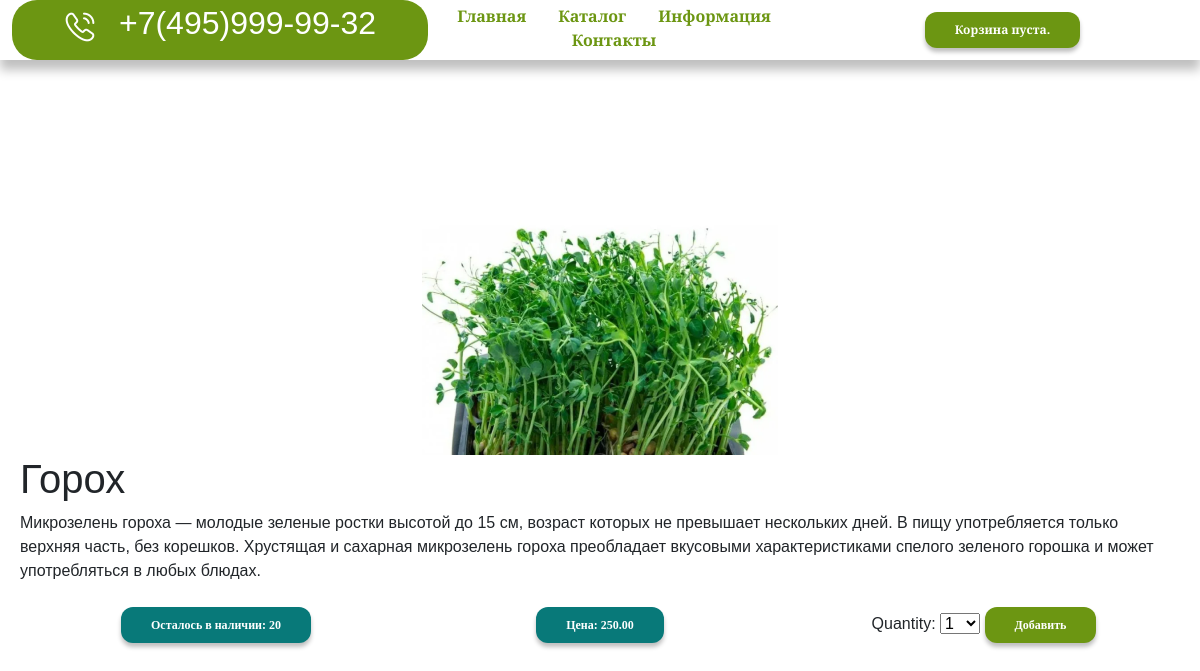
/id=5/goroh, run on the app's committed database.
### shop/models.py (models this page shows, shortened)
class Product(models.Model):
    category = models.ForeignKey(Category, related_name='products', on_delete=models.CASCADE)
    name = models.CharField(max_length=200, db_index=True)
    slug = models.SlugField(max_length=200, db_index=True)
    image = models.ImageField(upload_to='products/%Y/%m/%d', blank=True)
    description = models.TextField(blank=True)
    price = models.DecimalField(max_length=0, decimal_places=2, max_digits=10)
    stock = models.PositiveIntegerField()
    available = models.BooleanField(default=True)
    created = models.DateTimeField(auto_now_add=True)
    update = models.DateTimeField(auto_now=True)
    class Meta:
        ordering = ('name', )
        verbose_name = 'Товар'
        verbose_name_plural = 'Товары'
        index_together = (('id', 'slug'), )

### shop/views.py (the view)
# urls.py: path('id=<id>/<slug>', views.product_detail, name='product_detail'),
def product_detail(request, id, slug):
    product = get_object_or_404(Product,
                                id=id,
                                slug=slug,
                                available=True)
    cart_product_form = CartAddProductForm()
    return render(request, 'shop/product/detail.html', {'product_info': product,
                                                        'cart_product_form': cart_product_form})

### cart/forms.py
class CartAddProductForm(forms.Form):
    quantity = forms.TypedChoiceField(choices=PRODUCT_QUANTITY_CHOICES, coerce=int)
    update = forms.BooleanField(required=False, initial=False, widget=forms.HiddenInput)

### cart/cart.py (called while the page is built)
    def __len__(self):
        return sum(item['quantity'] for item in self.cart.values())

### cart/context_processors.py (called while the page is built)
def cart(request):
    return {'cart': Cart(request)}

### shop/templates/shop/product/detail.html (shortened to what this page needs)
{% extends "shop/base.html" %}
{% load static %}
{% block content %}
    <div class="container-xxl product_detail_cart">
      <div class="product_detail_cart d-block p-2">
        <div class="text-center">
          <img class="product_detail_cart_image" src="{% if product_info.image %}{{ product_info.image.url }}{% else %}{% static "img/no_image.png" %}{% endif %}" alt="">
        </div>
        <h1 class="product_detail_cart_name">{{ product_info.name }}</h1>
        <p class="product_detail_cart_description">{{ product_info.description }}</p>
      </div>
      <div class="container-fluid d-flex justify-content-between  text-center">
        <div class="col">
          <p class="product_detail_cart_stock"><button class="price_button">Осталось в наличии: {{ product_info.stock }}</button></p>
        </div>
        <div class="col">
          <p class="product_detail_cart_price"><button class="price_button">Цена: {{ product_info.price }}</button></p>
        </div>
        <div class="col">
            <form  action="{% url "cart:cart_add" product_info.id %}" method="post">
                {{ cart_product_form }}
                <input class="add_product_button" type="submit" value="Добавить">
            </form>
        </div>
      </div>
    </div>
{% endblock %}

### shop/static/css/base.css (style rules this page uses)
* { font-family: "Alegreya Sans", sans-serif; }
.add_product_button { background-color: rgba(108, 150, 18, 1); color: white; padding: 10px 30px; border-radius: 12px; border-style: none; font-family: "Alegreya"; font-style: normal; font-weight: 700; font-size: 12px; line-height: 16px; box-shadow: 0px 4px 4px rgba(0, 0, 0, 0.25); }
.price_button { background-color: rgba(8, 121, 121, 1); color: white; padding: 10px 30px; border-radius: 12px; border-style: none; font-family: "Alegreya"; font-style: normal; font-weight: 700; font-size: 12px; line-height: 16px; box-shadow: 0px 4px 4px rgba(0, 0, 0, 0.25); }
.product_detail_cart { padding-top: 150px; }

### data on the page
Product: image (picture), name "Горох", description "Микрозелень гороха — молодые зеленые ростки высотой до 15 см, возраст которых не превышает нескольких дней. В пищу употребляется только верхняя часть, без корешков. Хрустящая и сахарная микрозелень гороха преобладает вкусовыми характеристиками спелого зеленого горошка и может употребляться в любых блюдах.", stock "20", price "250.00"
